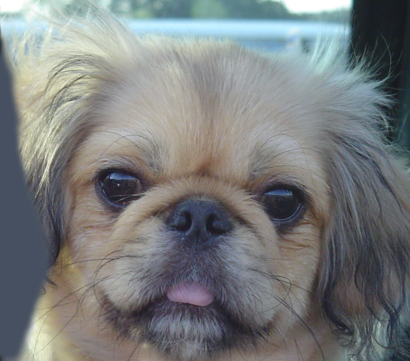
//> input picture data/dog.bmp, 410 x 361 px
$ ./project1   (built with g++ and OpenCV 4)
//> lines starting //> are read from the running program, lines starting //| are printed output that depends on the picture
/*Before trying to construct hybrid images, it is suggested that you
implement myFilter() and then debug it using proj1_test_filtering.cpp */


#include <opencv2/core/core.hpp>
#include "opencv2/imgproc/imgproc.hpp"
#include <opencv2/highgui/highgui.hpp>
#include <stdio.h>
#include <iostream>

using namespace cv;
using namespace std;

Mat myFilter(Mat, Mat, int);
Mat hybrid_image_visualize(Mat);
Mat DFT_Spectrum(Mat);

// find the nearest point to x, y inside the image
double get_val_with_replicate(Mat im, int x, int y, int c){
	int rx = (x < 0) ? 0 : im.cols - 1;
	int ry = (y < 0) ? 0 : im.rows - 1;
	return im.at<Vec3d>(ry, rx)[c];
}

// find the mirror position of x, y inside the image
double get_val_with_reflect(Mat im, int x, int y, int c){
	int rx = (x < 0) ? -x : (im.cols - 1) * 2 - x;
	int ry = (y < 0) ? -y : (im.rows - 1) * 2 - y;
	return im.at<Vec3d>(ry, rx)[c];
}


enum border { Border_Replicate, Border_Reflect, Border_Constant };

Mat myFilter(Mat im, Mat filter, int borderType = Border_Replicate)
{
	/*This function is intended to behave like the built in function filter2D()

	Your function should work for color images. Simply filter each color
	channel independently.

	Your function should work for filters of any width and height
	combination, as long as the width and height are odd(e.g. 1, 7, 9).This
	restriction makes it unambigious which pixel in the filter is the center
	pixel.

	Boundary handling can be tricky.The filter can't be centered on pixels
	at the image boundary without parts of the filter being out of bounds.
	There are several options to deal with boundaries. -- pad the input image with zeros, and
	return a filtered image which matches the input resolution. A better
	approach is to mirror the image content over the boundaries for padding.*/

	Mat outI = im.clone();
	int channels = im.channels();
	Vec3d acc;
	double val;

	// iterate over input matrix (cloned as outI)
	for (int y= 0; y < outI.rows; y++){
		for (int x= 0; x < outI.cols; x++){
			// reset color accumulator
			acc = Vec3d(0, 0, 0);
			// iterate over channels
			for (int c=0; c < channels; c++){
				// iterate over filter
				for (int j= 0; j < filter.rows; j++){
					for (int i= 0; i < filter.cols; i++){
						int target_x = (j - filter.rows / 2) + x;
						int target_y = (i - filter.cols / 2) + y;

						// if boundary, handle it according to border type
						if (target_x < 0 || target_y < 0 || target_x >= im.cols || target_y >= im.rows){
							switch(borderType){
								case Border_Constant:
									val = 0.0; break;
								case Border_Replicate:
									val = get_val_with_replicate(im, target_x, target_y, c); break;
								case Border_Reflect:
									val = get_val_with_reflect(im, target_x, target_y, c); break;
								default:
									cout << "ERROR! borderType is not valid." << std::endl;
							}
						} else {
							// directly get the pixel from input image
							val = im.at<Vec3d>(target_y, target_x)[c];
						}

						// append product of pixel and filter scalar to accumulator
						acc[c] += val * filter.at<double>(j, i);
					}
				}
				// update output image with accumulated color
				outI.at<Vec3d>(y, x)[c] = acc[c];
			}
		}
	}
	return outI;
}


Mat hybrid_image_visualize(Mat hybrid_image)
{
	//visualize a hybrid image by progressively downsampling the image and
	//concatenating all of the images together.
	int scales = 5; //how many downsampled versions to create
	double scale_factor = 0.5; //how much to downsample each time
	int padding = 5; //how many pixels to pad.
	int original_height = hybrid_image.rows; // height of the image
	int num_colors = hybrid_image.channels(); //counting how many color channels the input has
	Mat output = hybrid_image;
	Mat cur_image = hybrid_image;

	for (int i = 2; i <= scales; i++)
	{
		//add padding
		hconcat(output, Mat::ones(original_height, padding, CV_8UC3), output);

		//dowsample image;
		resize(cur_image, cur_image, Size(0, 0), scale_factor, scale_factor, INTER_LINEAR);

		//pad the top and append to the output
		Mat tmp;
		vconcat(Mat::ones(original_height - cur_image.rows, cur_image.cols, CV_8UC3), cur_image, tmp);
		hconcat(output, tmp, output);
	}

	return output;
}

Mat DFT_Spectrum(Mat img)
{
	/*
	This function is intended to return the spectrum of an image in a displayable form. Displayable form
	means that once the complex DFT is calculated, the log magnitude needs to be determined from the real
	and imaginary parts. Furthermore the center of the resultant image needs to correspond to the origin of the spectrum.
	*/

	vector<Mat> im_channels(3);
	split(img, im_channels);
	img = im_channels[0];

	/////////////////////////////////////////////////////////////////////
	//STEP 1: pad the input image to optimal size using getOptimalDFTSize()
	Mat padded_img;
	// calculate frame size
	int border_y = getOptimalDFTSize(img.rows) - img.rows;
	int border_x = getOptimalDFTSize(img.cols) - img.cols;
	copyMakeBorder(img, padded_img, 0, border_y, 0, border_x, BORDER_CONSTANT, Scalar(0));


	///////////////////////////////////////////////////////////////////
	//STEP 2:  Determine complex DFT of the image.
	// Use the function dft(src, dst, DFT_COMPLEX_OUTPUT) to return a complex Mat variable.
	// The first dimension represents the real part and second dimesion represents the complex part of the DFT
	Mat dft_img;
	// get dft
	dft(padded_img, dft_img, DFT_COMPLEX_OUTPUT);
	// split DFT results into real and complex
	vector<Mat> parts(2);
	split(dft_img, parts);
	Mat real = parts[0];
	Mat complex = parts[1];
	////////////////////////////////////////////////////////////////////
	//Step 3: compute the magnitude and switch to logarithmic scale
	//=> log(1 + sqrt(Re(DFT(I))^2 + Im(DFT(I))^2))

	Mat magI;
	// calculate magnitude
	magnitude(real, complex, magI);
	// add 1
	magI += Scalar(1);
	// apply log on matrix
	log(magI, magI);

	///////////////////////////////////////////////////////////////////
	// Step 4:
	/* For visualization purposes the quadrants of the spectrum are rearranged so that the
	   origin (zero, zero) corresponds to the image center. To achieve this swap the top left
	   quadrant with bottom right quadrant, and swap the top right quadrant with bottom left quadrant
	*/

	//crop the spectrum, if it has an odd number of rows or columns
	magI = magI(Rect(0, 0, magI.cols & -2, magI.rows & -2));

	// find centers
	int center_y = magI.rows / 2;
	int center_x = magI.cols / 2;

	// find quadrants
	Mat top_left = magI(Rect(0, 0, center_x, center_y));
	Mat bottom_right = magI(Rect(center_x, center_y, center_x, center_y));
	Mat bottom_left = magI(Rect(0, center_y, center_x, center_y));
	Mat top_right = magI(Rect(center_x, 0, center_x, center_y));

	Mat above_mat;
	Mat below_mat;
	Mat final_mat;

	// horizontally concat bottom right and bottom left
	hconcat(bottom_right, bottom_left, above_mat);
	// horizontally concat top right and top left
	hconcat(top_right, top_left, below_mat);
	// vertically concat horizontally generated regions
	vconcat(above_mat, below_mat, final_mat);

	magI = final_mat.clone();

	// Transform the matrix with float values into a viewable image form (float between values 0 and 1).
	normalize(magI, magI, 0, 1, CV_MINMAX);
	return magI;
}

int main()
{
	//Read images
	Mat image1 = imread("data/dog.bmp");
//> image1 is the input picture: 361 rows x 410 cols, CV_8UC3; mean B, G, R 125, 124.5, 121.2
	if (!image1.data)                              // Check for invalid image
	{
		cout << "Could not open or find the image" << std::endl;
		return -1;
	}

	Mat image2 = imread("data/cat.bmp");
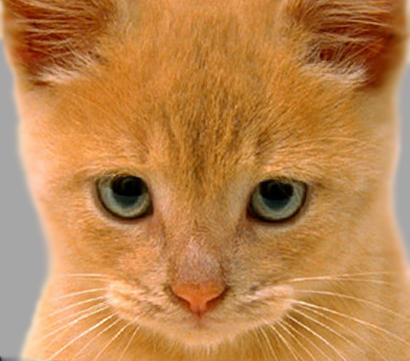
//> input picture data/cat.bmp, 410 x 361 px
//> image2 is the input picture: 361 rows x 410 cols, CV_8UC3; mean B, G, R 77.1, 132.5, 188.3
	if (!image2.data)                              // Check for invalid image
	{
		cout << "Could not open or find the image" << std::endl;
		return -1;
	}

	image1.convertTo(image1, CV_64FC3);
//> image1: 361 rows x 410 cols, CV_64FC3
	image2.convertTo(image2, CV_64FC3);
//> image2: 361 rows x 410 cols, CV_64FC3


	/*Several additional test cases are provided for you, but feel free to make
	your own(you'll need to align the images in a photo editor such as
	Photoshop).The hybrid images will differ depending on which image you
	assign as image1(which will provide the low frequencies) and which image
	you asign as image2(which will provide the high frequencies) */


	//========================================================================
	//							   PART 1
	//========================================================================

	// IMPLEMENT THE FUNCTION myFilter(Mat,Mat,int)
	// THIS FUNCTION TAKES THREE ARGUMENTS. FIRST ARGUMENT IS THE MAT IMAGE,
	// SECOND ARGUMENT IS THE MAT FILTER AND THE THIRD ARGUMENT SPECIFIES THE
	// PADDING TYPE


	//========================================================================
	//							   PART2
	//========================================================================
	////  FILTERING AND HYBRID IMAGE CONSTRUCTION  ////

	int cutoff_frequency = 7; // for dog and cat
	// int cutoff_frequency = 5; // for bird and plane
	// int cutoff_frequency = 5; // for marilyn and einstein
	// int cutoff_frequency = 6; // for fish and submarine
	// int cutoff_frequency = 6; // for motorcycle and bicycle

	/*This is the standard deviation, in pixels, of the
	Gaussian blur that will remove the high frequencies from one image and
	remove the low frequencies from another image (by subtracting a blurred
	version from the original version). You will want to tune this for every
	image pair to get the best results.*/

	Mat filter = getGaussianKernel(cutoff_frequency * 4 + 1, cutoff_frequency, CV_64F);
	filter = filter*filter.t();

	// YOUR CODE BELOW.
	// Use myFilter() to create low_frequencies of image 1. The easiest
	// way to create high frequencies of image 2 is to subtract a blurred
	// version of image2 from the original version of image2. Combine the
	// low frequencies and high frequencies to create 'hybrid_image'


	Mat low_freq_img = myFilter(image1, filter);
//> the loop in myFilter, `for (int y= 0; y < outI.rows; y++)` made 361 passes
//> acc on passes 1 to 3: [41.54, 36.07, 28.03], [41.83, 35.86, 28.05], [42.11, 35.64, 28.06]
//> after the loop in myFilter, `for (int y= 0; y < outI.rows; y++)`:
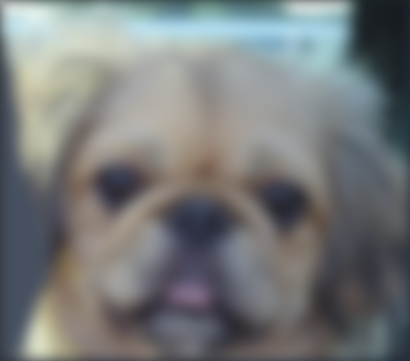
//> outI: 361 rows x 410 cols, CV_64FC3; mean B, G, R 123.2, 122.5, 119.3
//> after the loop in myFilter, `for (int y= 0; y < outI.rows; y++)`: acc = [57.9, 44.69, 35.41]; val = 32
	Mat high_freq_img = image2 - myFilter(image2, filter);
//> call 2 of myFilter, with borderType = 0
//> the loop in myFilter (call 2), `for (int y= 0; y < outI.rows; y++)` made 361 passes
//> acc on passes 1 to 3: [134.2, 170.9, 208], [129.6, 168.4, 206.8], [125.1, 165.9, 205.6]
//> after the loop in myFilter (call 2), `for (int y= 0; y < outI.rows; y++)`:
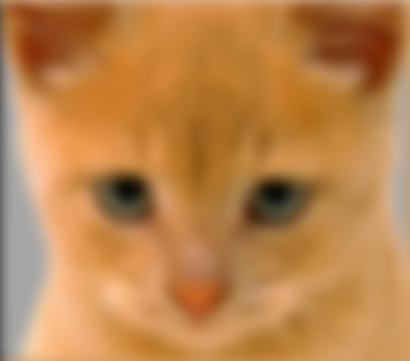
//> outI: 361 rows x 410 cols, CV_64FC3; mean B, G, R 77, 132.3, 187.9
//> after the loop in myFilter (call 2), `for (int y= 0; y < outI.rows; y++)`: acc = [94.88, 157.4, 210.8]; val = 212
	Mat hybrid_image = low_freq_img + high_freq_img;


	////  Visualize and save outputs  ////
	//add a scalar to high frequency image because it is centered around zero and is mostly black
	high_freq_img = high_freq_img + Scalar(0.5, 0.5, 0.5) * 255;
	//Convert the resulting images type to the 8 bit unsigned integer matrix with 3 channels
	high_freq_img.convertTo(high_freq_img, CV_8UC3);
//> high_freq_img: 361 rows x 410 cols, CV_8UC3
	low_freq_img.convertTo(low_freq_img, CV_8UC3);
	hybrid_image.convertTo(hybrid_image, CV_8UC3);
//> hybrid_image: 361 rows x 410 cols, CV_8UC3

	Mat vis = hybrid_image_visualize(hybrid_image);
//> after the loop in hybrid_image_visualize, `for (int i = 2; i <= scales; i++)`:
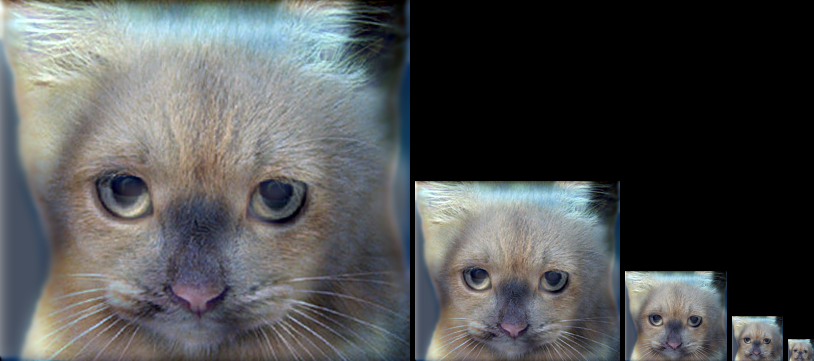
//> output: 361 rows x 814 cols, CV_8UC3; mean B, G, R 83, 82.3, 80.3

	imshow("Low frequencies", low_freq_img); waitKey(0);
	imshow("High frequencies", high_freq_img);	waitKey(0);
	imshow("Hybrid image", vis); waitKey(0);


	imwrite("low_frequencies.jpg", low_freq_img);
	imwrite("high_frequencies.jpg", high_freq_img);
	imwrite("hybrid_image.jpg", hybrid_image);
	imwrite("hybrid_image_scales.jpg", vis);

	/*Several additional test cases are provided for you, but feel free to make
	your own(you'll need to align the images in a photo editor such as
	Photoshop).The hybrid images will differ depending on which image you
	assign as image1(which will provide the low frequencies) and which image
	you asign as image2(which will provide the high frequencies) */

	//============================================================================
	//							PART 3
	//============================================================================
	//In this part determine the DFT of just one channel of image1 and image2, as well
	// as the DFT of the low frequency image and high frequency image.

	//Complete the code for DFT_Spectrum() method

	Mat img1_DFT = DFT_Spectrum(image1);
//> in DFT_Spectrum, `hconcat(top_right, top_left, below_mat);`:
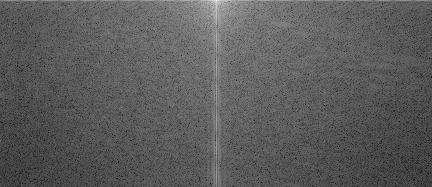
//> below_mat: 187 rows x 432 cols, CV_64FC1; min 2.04, max 16.73, mean 7.36; drawn with min black and max white
	imshow("Image 1 DFT", img1_DFT); waitKey(0);
	imwrite("Image1_DFT.jpg", img1_DFT * 255);

	low_freq_img.convertTo(low_freq_img, CV_64FC3);
	Mat low_freq_DFT = DFT_Spectrum(low_freq_img);
//> in DFT_Spectrum (call 2), `copyMakeBorder(img, padded_img, 0, border_y, 0, border_x, BORDER_CONST..`:
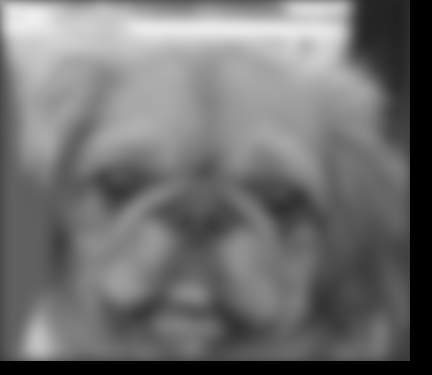
//> padded_img: 375 rows x 432 cols, CV_64FC1; min 0, max 237, mean 112.5
//> in DFT_Spectrum (call 2), `Mat bottom_left = magI(Rect(0, center_y, center_x, center_y));`:
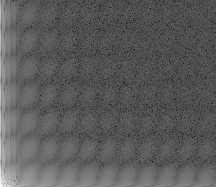
//> bottom_left: 187 rows x 216 cols, CV_64FC1; min 0.275, max 14.16, mean 5.29; drawn with min black and max white
	imshow("Low Frequencies DFT", low_freq_DFT); waitKey(0);
	imwrite("Low_Freq_DFT.jpg", low_freq_DFT * 255);

	Mat img2_DFT = DFT_Spectrum(image2);
	imshow("Image 2 DFT", img2_DFT); waitKey(0);
	imwrite("Image2_DFT.jpg", img2_DFT * 255);

	high_freq_img.convertTo(high_freq_img, CV_64FC3);
	Mat high_freq_DFT = DFT_Spectrum(high_freq_img);
	imshow("High Frequencies DFT", high_freq_DFT); waitKey(0);
	imwrite("High_Freq_DFT.jpg", high_freq_DFT * 255);

}
